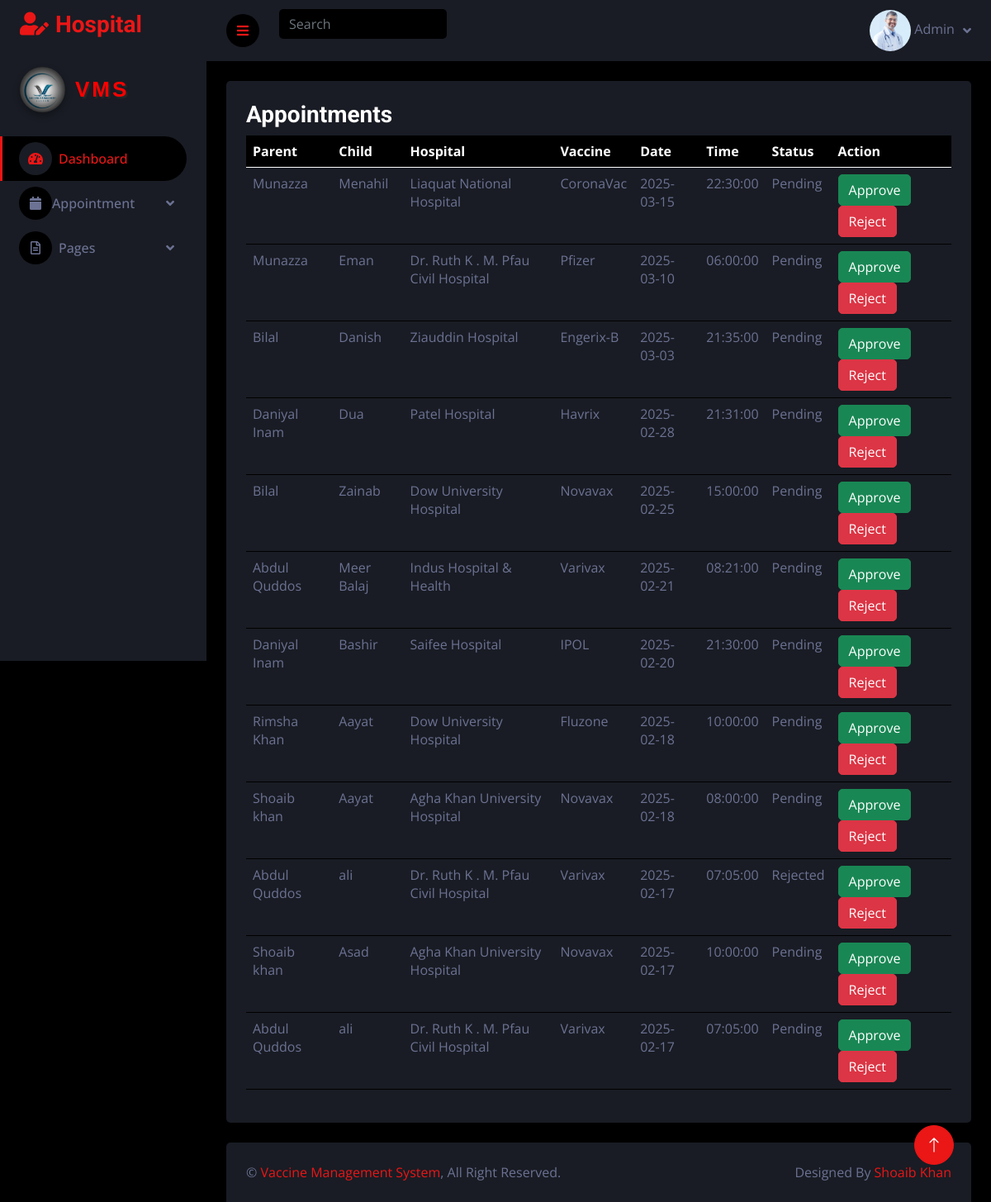
The app's page /admin/hospital_appointments.php (signed in) with its own data.
### tables this page shows
CREATE TABLE `users` (
  `user_id` int(11) NOT NULL,
  `name` varchar(50) NOT NULL,
  `email` varchar(100) NOT NULL,
  `password` varchar(255) NOT NULL,
  `profile_picture` varchar(255) NOT NULL,
  `role_id` int(11) NOT NULL
);

CREATE TABLE `appointment` (
  `appointment_id` int(11) NOT NULL,
  `user_id` int(11) NOT NULL,
  `child_id` int(11) NOT NULL,
  `hospital_id` int(11) NOT NULL,
  `vaccine_id` int(11) NOT NULL,
  `date` date NOT NULL,
  `time` time NOT NULL,
  `status` enum('Pending','Approved','Rejected') DEFAULT 'Pending'
);

CREATE TABLE `child_details` (
  `child_id` int(11) NOT NULL,
  `DOB` date NOT NULL,
  `child_name` varchar(255) NOT NULL,
  `blood_group` varchar(255) NOT NULL,
  `gender` varchar(255) NOT NULL,
  `Birth_Form` varchar(255) NOT NULL,
  `birth_certificate` varchar(255) NOT NULL,
  `child_image` varchar(255) NOT NULL,
  `user_id` int(11) NOT NULL
);

CREATE TABLE `hospitals` (
  `hospital_id` int(11) NOT NULL,
  `hospital_name` varchar(255) NOT NULL,
  `location` varchar(255) NOT NULL,
  `contact` varchar(20) NOT NULL,
  `details` text DEFAULT NULL,
  `image` varchar(255) DEFAULT NULL
);

CREATE TABLE `vaccines` (
  `vaccine_id` int(11) NOT NULL,
  `vaccine_name` varchar(100) NOT NULL,
  `vaccine_type` varchar(50) NOT NULL,
  `category_id` int(11) NOT NULL,
  `number_of_doses` int(11) NOT NULL,
  `availability` enum('Available','Unavailable') NOT NULL,
  `hospital_id` int(11) DEFAULT NULL
);

### admin/hospital_appointments.php (the view, shortened to what this page needs)
<?php
include 'db.php';
$user_id = $_SESSION['user_id'];
$sql = "SELECT profile_picture FROM users WHERE user_id = $user_id";
$result = mysqli_query($conn, $sql);
if ($result && mysqli_num_rows($result) > 0) {
    $row = mysqli_fetch_assoc($result);
    $profile_picture = $row['profile_picture'];
} else {
    $profile_picture = null;
}
$sql = "SELECT a.appointment_id, u.name AS parent_name, c.child_name, h.hospital_name, v.vaccine_name, a.date, a.time, a.status
        FROM appointment a
        JOIN users u ON a.user_id = u.user_id
        JOIN child_details c ON a.child_id = c.child_id
        JOIN hospitals h ON a.hospital_id = h.hospital_id
        JOIN vaccines v ON a.vaccine_id = v.vaccine_id
        ORDER BY a.date DESC";
$result = mysqli_query($conn, $sql);
?>
    <link href="https://cdnjs.cloudflare.com/ajax/libs/font-awesome/5.10.0/css/all.min.css" rel="stylesheet">
    <link href="https://cdn.jsdelivr.net/npm/bootstrap-icons@1.4.1/font/bootstrap-icons.css" rel="stylesheet">
    <link href="lib/owlcarousel/assets/owl.carousel.min.css" rel="stylesheet">
    <link href="lib/tempusdominus/css/tempusdominus-bootstrap-4.min.css" rel="stylesheet" />
    <link href="css/bootstrap.min.css" rel="stylesheet">
    <link href="css/style.css" rel="stylesheet">
        <div class="sidebar pe-4 pb-3">
            <nav class="navbar bg-secondary navbar-dark">
                <a href="Hospital_dashboard.php" class="navbar-brand mx-4 mb-3">
                    <h3 class="text-primary"><i class="fa fa-user-edit me-2"></i>Hospital</h3>
                </a>
                <a href="hospital_dashboard.php" class="navbar-brand mx-4 mb-3">
                <h3 class="text-primary"
    style="display: flex; align-items: center; font-size: 26px; font-family: 'Poppins', sans-serif;">
    <img src="../admin/uploads-images/Vaccine Management1.png"
         alt="VMS Logo"
         style="width: 55px; height: 55px; object-fit: cover; border-radius: 50%;
                margin-right: 12px; box-shadow: 0px 4px 8px rgba(0, 0, 0, 0.3);">
    <span style="color: red; text-transform: uppercase; letter-spacing: 3px;
                 text-shadow: 2px 2px 2px rgb(41, 41, 41);">VMS</span></h3>
                </a>
                <div class="navbar-nav w-100">
                    <a href="hospital_dashboard.php" class="nav-item nav-link active"><i class="fa fa-tachometer-alt me-2"></i>Dashboard</a>
                    <div class="nav-item dropdown">
                        <a href="#" class="nav-link dropdown-toggle" data-bs-toggle="dropdown"><i class="fa fa-calendar"></i>Appointment</a>
                    </div>
                    <div class="nav-item dropdown">
                        <a href="#" class="nav-link dropdown-toggle" data-bs-toggle="dropdown"><i class="far fa-file-alt me-2"></i>Pages</a>
                    </div>
                </div>
            </nav>
        </div>
        <div class="content">
            <nav class="navbar navbar-expand bg-secondary navbar-dark sticky-top px-4 py-0">
                <a href="#" class="sidebar-toggler flex-shrink-0">
                    <i class="fa fa-bars"></i>
                </a>
                <form class="d-none d-md-flex ms-4">
                    <input class="form-control bg-dark border-0" type="search" placeholder="Search">
                </form>
                <div class="navbar-nav align-items-center ms-auto">
                    <div class="nav-item dropdown">
                    <a href="#" class="nav-link dropdown-toggle" data-bs-toggle="dropdown">
                    <?php if (!empty($profile_picture)) { ?>
            <img src="uploads-images/<?php echo htmlspecialchars($profile_picture); ?>" alt="Profile Picture" style="width: 50px; height: 50px; border-radius: 50%;">
        <?php } else { ?>
            <p>No profile picture available.</p>
        <?php } ?>
        <span class="d-none d-lg-inline-flex"><?php echo htmlspecialchars($_SESSION['name']); ?></span>
    </a>
                    </div>
                </div>
            </nav>
<div class="container-fluid pt-4 px-4">
<div class="row g-12">
<div class="col-sm-12 col-xl-12">
<div class="bg-secondary rounded h-100 p-4">
    <h3>Appointments</h3>
    <table class="table">
        <thead>
            <tr>
                <th scope="col" style="background: black; color: white">Parent</th>
                <th scope="col" style="background: black; color: white">Child</th>
                <th scope="col" style="background: black; color: white">Hospital</th>
                <th scope="col" style="background: black; color: white">Vaccine</th>
                <th scope="col" style="background: black; color: white">Date</th>
                <th scope="col" style="background: black; color: white">Time</th>
                <th scope="col" style="background: black; color: white">Status</th>
                <th scope="col" style="background: black; color: white">Action</th>
            </tr>
        </thead>
        <tbody>
            <?php while ($row = mysqli_fetch_assoc($result)) { ?>
                <tr>
                    <td><?php echo $row['parent_name']; ?></td>
                    <td><?php echo $row['child_name']; ?></td>
                    <td><?php echo $row['hospital_name']; ?></td>
                    <td><?php echo $row['vaccine_name']; ?></td>
                    <td><?php echo $row['date']; ?></td>
                    <td><?php echo $row['time']; ?></td>
                    <td><?php echo $row['status']; ?></td>
                    <td>
                        <a href="update_appointment.php?id=<?php echo $row['appointment_id']; ?>&status=Approved" class="btn btn-success">Approve</a>
                        <a href="update_appointment.php?id=<?php echo $row['appointment_id']; ?>&status=Rejected" class="btn btn-danger">Reject</a>
                    </td>
                </tr>
            <?php } ?>
        </tbody>
    </table>
</div>
</div>
</div>
</div>
<?php include('footer.php'); ?>

### admin/css/style.css (style rules this page uses)
.btn { transition: .5s; }
.sidebar { position: fixed; top: 0; left: 0; bottom: 0; width: 250px; height: 100vh; overflow-y: auto; background: var(--secondary); transition: 0.5s; z-index: 999; }
.content { margin-left: 250px; min-height: 100vh; background: var(--dark); transition: 0.5s; }
@media (min-width: 992px) { .sidebar { margin-left: 0; } }
@media (min-width: 992px) { .content { width: calc(100% - 250px); } }
.sidebar .navbar .navbar-nav .nav-link { padding: 7px 20px; color: var(--light); font-weight: 500; border-left: 3px solid var(--secondary); border-radius: 0 30px 30px 0; outline: none; }
.sidebar .navbar .navbar-nav .nav-link:hover, .sidebar .navbar .navbar-nav .nav-link.active { color: var(--primary); background: var(--dark); border-color: var(--primary); }
.sidebar .navbar .navbar-nav .nav-link i { width: 40px; height: 40px; display: inline-flex; align-items: center; justify-content: center; background: var(--dark); border-radius: 40px; }
.sidebar .navbar .navbar-nav .nav-link:hover i, .sidebar .navbar .navbar-nav .nav-link.active i { background: var(--secondary); }
.sidebar .navbar .dropdown-toggle::after { position: absolute; top: 15px; right: 15px; border: none; content: "\f107"; font-family: "Font Awesome 5 Free"; font-weight: 900; transition: .5s; }
.content .navbar .navbar-nav .nav-link { margin-left: 25px; padding: 12px 0; color: var(--light); outline: none; }
.content .navbar .sidebar-toggler, .content .navbar .navbar-nav .nav-link i { width: 40px; height: 40px; display: inline-flex; align-items: center; justify-content: center; background: var(--dark); border-radius: 40px; }
.content .navbar .dropdown-toggle::after { margin-left: 6px; vertical-align: middle; border: none; content: "\f107"; font-family: "Font Awesome 5 Free"; font-weight: 900; transition: .5s; }

### records on screen
users: profile_picture (picture)
appointment: user.name "Munazza", child.child_name "Menahil", hospital.hospital_name "Liaquat National Hospital", vaccine.vaccine_name "CoronaVac", date "2025-03-15", time "22:30:00", status "Pending"
appointment: user.name "Munazza", child.child_name "Eman", hospital.hospital_name "Dr. Ruth K . M. Pfau Civil Hospital", vaccine.vaccine_name "Pfizer", date "2025-03-10", time "06:00:00", status "Pending"
appointment: user.name "Bilal", child.child_name "Danish", hospital.hospital_name "Ziauddin Hospital", vaccine.vaccine_name "Engerix-B", date "2025-03-03", time "21:35:00", status "Pending"
appointment: user.name "Daniyal Inam", child.child_name "Dua", hospital.hospital_name "Patel Hospital", vaccine.vaccine_name "Havrix", date "2025-02-28", time "21:31:00", status "Pending"
appointment: user.name "Bilal", child.child_name "Zainab", hospital.hospital_name "Dow University Hospital", vaccine.vaccine_name "Novavax", date "2025-02-25", time "15:00:00", status "Pending"
appointment: user.name "Abdul Quddos", child.child_name "Meer Balaj", hospital.hospital_name "Indus Hospital & Health", vaccine.vaccine_name "Varivax", date "2025-02-21", time "08:21:00", status "Pending"
appointment: user.name "Daniyal Inam", child.child_name "Bashir", hospital.hospital_name "Saifee Hospital", vaccine.vaccine_name "IPOL", date "2025-02-20", time "21:30:00", status "Pending"
appointment: user.name "Rimsha Khan", child.child_name "Aayat", hospital.hospital_name "Dow University Hospital", vaccine.vaccine_name "Fluzone", date "2025-02-18", time "10:00:00", status "Pending"
appointment: user.name "Shoaib khan", child.child_name "Aayat", hospital.hospital_name "Agha Khan University Hospital", vaccine.vaccine_name "Novavax", date "2025-02-18", time "08:00:00", status "Pending"
appointment: user.name "Abdul Quddos", child.child_name "ali", hospital.hospital_name "Dr. Ruth K . M. Pfau Civil Hospital", vaccine.vaccine_name "Varivax", date "2025-02-17", time "07:05:00", status "Rejected"
appointment: user.name "Shoaib khan", child.child_name "Asad", hospital.hospital_name "Agha Khan University Hospital", vaccine.vaccine_name "Novavax", date "2025-02-17", time "10:00:00", status "Pending"
appointment: user.name "Abdul Quddos", child.child_name "ali", hospital.hospital_name "Dr. Ruth K . M. Pfau Civil Hospital", vaccine.vaccine_name "Varivax", date "2025-02-17", time "07:05:00", status "Pending"

### other values on screen
$_SESSION['name'] "Admin"
